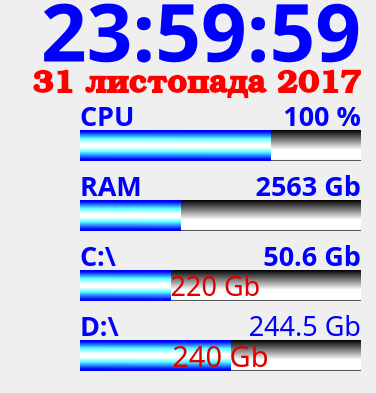
<?xml version="1.0" encoding="UTF-8"?>
<ui version="4.0">
 <class>Form</class>
 <widget class="QWidget" name="Form">
  <property name="geometry">
   <rect>
    <x>0</x>
    <y>0</y>
    <width>376</width>
    <height>393</height>
   </rect>
  </property>
  <property name="windowTitle">
   <string>StatusPC</string>
  </property>
  <widget class="QLabel" name="label">
   <property name="geometry">
    <rect>
     <x>10</x>
     <y>-20</y>
     <width>351</width>
     <height>101</height>
    </rect>
   </property>
   <property name="palette">
    <palette>
     <active>
      <colorrole role="WindowText">
       <brush brushstyle="SolidPattern">
        <color alpha="255">
         <red>0</red>
         <green>0</green>
         <blue>255</blue>
        </color>
       </brush>
      </colorrole>
      <colorrole role="ButtonText">
       <brush brushstyle="SolidPattern">
        <color alpha="255">
         <red>255</red>
         <green>0</green>
         <blue>0</blue>
        </color>
       </brush>
      </colorrole>
     </active>
     <inactive>
      <colorrole role="WindowText">
       <brush brushstyle="SolidPattern">
        <color alpha="255">
         <red>0</red>
         <green>0</green>
         <blue>255</blue>
        </color>
       </brush>
      </colorrole>
      <colorrole role="ButtonText">
       <brush brushstyle="SolidPattern">
        <color alpha="255">
         <red>255</red>
         <green>0</green>
         <blue>0</blue>
        </color>
       </brush>
      </colorrole>
     </inactive>
     <disabled>
      <colorrole role="WindowText">
       <brush brushstyle="SolidPattern">
        <color alpha="255">
         <red>120</red>
         <green>120</green>
         <blue>120</blue>
        </color>
       </brush>
      </colorrole>
      <colorrole role="ButtonText">
       <brush brushstyle="SolidPattern">
        <color alpha="255">
         <red>120</red>
         <green>120</green>
         <blue>120</blue>
        </color>
       </brush>
      </colorrole>
     </disabled>
    </palette>
   </property>
   <property name="font">
    <font>
     <family>Cooper Black</family>
     <pointsize>60</pointsize>
     <weight>75</weight>
     <bold>true</bold>
    </font>
   </property>
   <property name="text">
    <string>23:59:59</string>
   </property>
   <property name="alignment">
    <set>Qt::AlignRight|Qt::AlignTrailing|Qt::AlignVCenter</set>
   </property>
  </widget>
  <widget class="QLabel" name="label_2">
   <property name="geometry">
    <rect>
     <x>10</x>
     <y>60</y>
     <width>351</width>
     <height>51</height>
    </rect>
   </property>
   <property name="palette">
    <palette>
     <active>
      <colorrole role="WindowText">
       <brush brushstyle="SolidPattern">
        <color alpha="255">
         <red>255</red>
         <green>0</green>
         <blue>0</blue>
        </color>
       </brush>
      </colorrole>
     </active>
     <inactive>
      <colorrole role="WindowText">
       <brush brushstyle="SolidPattern">
        <color alpha="255">
         <red>255</red>
         <green>0</green>
         <blue>0</blue>
        </color>
       </brush>
      </colorrole>
     </inactive>
     <disabled>
      <colorrole role="WindowText">
       <brush brushstyle="SolidPattern">
        <color alpha="255">
         <red>120</red>
         <green>120</green>
         <blue>120</blue>
        </color>
       </brush>
      </colorrole>
     </disabled>
    </palette>
   </property>
   <property name="font">
    <font>
     <family>Bookman Old Style</family>
     <pointsize>24</pointsize>
     <weight>75</weight>
     <bold>true</bold>
    </font>
   </property>
   <property name="text">
    <string>31 листопада 2017</string>
   </property>
   <property name="alignment">
    <set>Qt::AlignRight|Qt::AlignTrailing|Qt::AlignVCenter</set>
   </property>
  </widget>
  <widget class="QLabel" name="label_3">
   <property name="geometry">
    <rect>
     <x>80</x>
     <y>100</y>
     <width>61</width>
     <height>31</height>
    </rect>
   </property>
   <property name="palette">
    <palette>
     <active>
      <colorrole role="WindowText">
       <brush brushstyle="SolidPattern">
        <color alpha="255">
         <red>0</red>
         <green>0</green>
         <blue>255</blue>
        </color>
       </brush>
      </colorrole>
     </active>
     <inactive>
      <colorrole role="WindowText">
       <brush brushstyle="SolidPattern">
        <color alpha="255">
         <red>0</red>
         <green>0</green>
         <blue>255</blue>
        </color>
       </brush>
      </colorrole>
     </inactive>
     <disabled>
      <colorrole role="WindowText">
       <brush brushstyle="SolidPattern">
        <color alpha="255">
         <red>120</red>
         <green>120</green>
         <blue>120</blue>
        </color>
       </brush>
      </colorrole>
     </disabled>
    </palette>
   </property>
   <property name="font">
    <font>
     <family>Cooper Black</family>
     <pointsize>20</pointsize>
     <weight>75</weight>
     <bold>true</bold>
    </font>
   </property>
   <property name="text">
    <string>CPU</string>
   </property>
  </widget>
  <widget class="QLabel" name="label_4">
   <property name="geometry">
    <rect>
     <x>220</x>
     <y>100</y>
     <width>141</width>
     <height>31</height>
    </rect>
   </property>
   <property name="palette">
    <palette>
     <active>
      <colorrole role="WindowText">
       <brush brushstyle="SolidPattern">
        <color alpha="255">
         <red>0</red>
         <green>0</green>
         <blue>255</blue>
        </color>
       </brush>
      </colorrole>
     </active>
     <inactive>
      <colorrole role="WindowText">
       <brush brushstyle="SolidPattern">
        <color alpha="255">
         <red>0</red>
         <green>0</green>
         <blue>255</blue>
        </color>
       </brush>
      </colorrole>
     </inactive>
     <disabled>
      <colorrole role="WindowText">
       <brush brushstyle="SolidPattern">
        <color alpha="255">
         <red>120</red>
         <green>120</green>
         <blue>120</blue>
        </color>
       </brush>
      </colorrole>
     </disabled>
    </palette>
   </property>
   <property name="font">
    <font>
     <family>Cooper Black</family>
     <pointsize>20</pointsize>
     <weight>75</weight>
     <bold>true</bold>
    </font>
   </property>
   <property name="text">
    <string>100 %</string>
   </property>
   <property name="alignment">
    <set>Qt::AlignRight|Qt::AlignTrailing|Qt::AlignVCenter</set>
   </property>
  </widget>
  <widget class="QLabel" name="label_6">
   <property name="geometry">
    <rect>
     <x>90</x>
     <y>150</y>
     <width>261</width>
     <height>31</height>
    </rect>
   </property>
   <property name="text">
    <string/>
   </property>
  </widget>
  <widget class="QLabel" name="label_7">
   <property name="geometry">
    <rect>
     <x>80</x>
     <y>130</y>
     <width>281</width>
     <height>31</height>
    </rect>
   </property>
   <property name="styleSheet">
    <string notr="true">background-color: qlineargradient(spread:pad, x1:1, y1:0, x2:1, y2:1, stop:0 rgba(0, 0, 0, 255), stop:0.636364 rgba(255, 255, 255, 255), stop:0.948864 rgba(255, 255, 255, 255), stop:1 rgba(0, 0, 0, 255));</string>
   </property>
   <property name="text">
    <string/>
   </property>
  </widget>
  <widget class="QLabel" name="label_8">
   <property name="geometry">
    <rect>
     <x>80</x>
     <y>130</y>
     <width>191</width>
     <height>31</height>
    </rect>
   </property>
   <property name="styleSheet">
    <string notr="true">background-color: qlineargradient(spread:pad, x1:0.994, y1:1, x2:1, y2:0, stop:0.0511364 rgba(0, 0, 255, 255), stop:0.289773 rgba(85, 255, 255, 255), stop:0.4375 rgba(255, 255, 255, 255), stop:0.556818 rgba(255, 255, 255, 255), stop:0.727273 rgba(85, 255, 255, 255), stop:0.943182 rgba(0, 0, 255, 255));</string>
   </property>
   <property name="text">
    <string/>
   </property>
  </widget>
  <widget class="QLabel" name="label_9">
   <property name="geometry">
    <rect>
     <x>80</x>
     <y>170</y>
     <width>81</width>
     <height>31</height>
    </rect>
   </property>
   <property name="palette">
    <palette>
     <active>
      <colorrole role="WindowText">
       <brush brushstyle="SolidPattern">
        <color alpha="255">
         <red>0</red>
         <green>0</green>
         <blue>255</blue>
        </color>
       </brush>
      </colorrole>
     </active>
     <inactive>
      <colorrole role="WindowText">
       <brush brushstyle="SolidPattern">
        <color alpha="255">
         <red>0</red>
         <green>0</green>
         <blue>255</blue>
        </color>
       </brush>
      </colorrole>
     </inactive>
     <disabled>
      <colorrole role="WindowText">
       <brush brushstyle="SolidPattern">
        <color alpha="255">
         <red>120</red>
         <green>120</green>
         <blue>120</blue>
        </color>
       </brush>
      </colorrole>
     </disabled>
    </palette>
   </property>
   <property name="font">
    <font>
     <family>Cooper Black</family>
     <pointsize>20</pointsize>
     <weight>75</weight>
     <bold>true</bold>
    </font>
   </property>
   <property name="text">
    <string>RAM</string>
   </property>
  </widget>
  <widget class="QLabel" name="label_10">
   <property name="geometry">
    <rect>
     <x>220</x>
     <y>170</y>
     <width>141</width>
     <height>31</height>
    </rect>
   </property>
   <property name="palette">
    <palette>
     <active>
      <colorrole role="WindowText">
       <brush brushstyle="SolidPattern">
        <color alpha="255">
         <red>0</red>
         <green>0</green>
         <blue>255</blue>
        </color>
       </brush>
      </colorrole>
     </active>
     <inactive>
      <colorrole role="WindowText">
       <brush brushstyle="SolidPattern">
        <color alpha="255">
         <red>0</red>
         <green>0</green>
         <blue>255</blue>
        </color>
       </brush>
      </colorrole>
     </inactive>
     <disabled>
      <colorrole role="WindowText">
       <brush brushstyle="SolidPattern">
        <color alpha="255">
         <red>120</red>
         <green>120</green>
         <blue>120</blue>
        </color>
       </brush>
      </colorrole>
     </disabled>
    </palette>
   </property>
   <property name="font">
    <font>
     <family>Cooper Black</family>
     <pointsize>20</pointsize>
     <weight>75</weight>
     <bold>true</bold>
    </font>
   </property>
   <property name="text">
    <string>2563 Gb</string>
   </property>
   <property name="alignment">
    <set>Qt::AlignRight|Qt::AlignTrailing|Qt::AlignVCenter</set>
   </property>
  </widget>
  <widget class="QLabel" name="label_12">
   <property name="geometry">
    <rect>
     <x>80</x>
     <y>200</y>
     <width>281</width>
     <height>31</height>
    </rect>
   </property>
   <property name="styleSheet">
    <string notr="true">background-color: qlineargradient(spread:pad, x1:1, y1:0, x2:1, y2:1, stop:0 rgba(0, 0, 0, 255), stop:0.636364 rgba(255, 255, 255, 255), stop:0.948864 rgba(255, 255, 255, 255), stop:1 rgba(0, 0, 0, 255));</string>
   </property>
   <property name="text">
    <string/>
   </property>
  </widget>
  <widget class="QLabel" name="label_13">
   <property name="geometry">
    <rect>
     <x>80</x>
     <y>200</y>
     <width>101</width>
     <height>31</height>
    </rect>
   </property>
   <property name="styleSheet">
    <string notr="true">background-color: qlineargradient(spread:pad, x1:0.994, y1:1, x2:1, y2:0, stop:0.0511364 rgba(0, 0, 255, 255), stop:0.289773 rgba(85, 255, 255, 255), stop:0.4375 rgba(255, 255, 255, 255), stop:0.556818 rgba(255, 255, 255, 255), stop:0.727273 rgba(85, 255, 255, 255), stop:0.943182 rgba(0, 0, 255, 255));</string>
   </property>
   <property name="text">
    <string/>
   </property>
  </widget>
  <widget class="QLabel" name="label_14">
   <property name="geometry">
    <rect>
     <x>80</x>
     <y>240</y>
     <width>47</width>
     <height>31</height>
    </rect>
   </property>
   <property name="palette">
    <palette>
     <active>
      <colorrole role="WindowText">
       <brush brushstyle="SolidPattern">
        <color alpha="255">
         <red>0</red>
         <green>0</green>
         <blue>255</blue>
        </color>
       </brush>
      </colorrole>
     </active>
     <inactive>
      <colorrole role="WindowText">
       <brush brushstyle="SolidPattern">
        <color alpha="255">
         <red>0</red>
         <green>0</green>
         <blue>255</blue>
        </color>
       </brush>
      </colorrole>
     </inactive>
     <disabled>
      <colorrole role="WindowText">
       <brush brushstyle="SolidPattern">
        <color alpha="255">
         <red>120</red>
         <green>120</green>
         <blue>120</blue>
        </color>
       </brush>
      </colorrole>
     </disabled>
    </palette>
   </property>
   <property name="font">
    <font>
     <family>Cooper Black</family>
     <pointsize>20</pointsize>
     <weight>75</weight>
     <bold>true</bold>
    </font>
   </property>
   <property name="text">
    <string>C:\</string>
   </property>
  </widget>
  <widget class="QLabel" name="label_15">
   <property name="geometry">
    <rect>
     <x>220</x>
     <y>240</y>
     <width>141</width>
     <height>31</height>
    </rect>
   </property>
   <property name="palette">
    <palette>
     <active>
      <colorrole role="WindowText">
       <brush brushstyle="SolidPattern">
        <color alpha="255">
         <red>0</red>
         <green>0</green>
         <blue>255</blue>
        </color>
       </brush>
      </colorrole>
     </active>
     <inactive>
      <colorrole role="WindowText">
       <brush brushstyle="SolidPattern">
        <color alpha="255">
         <red>0</red>
         <green>0</green>
         <blue>255</blue>
        </color>
       </brush>
      </colorrole>
     </inactive>
     <disabled>
      <colorrole role="WindowText">
       <brush brushstyle="SolidPattern">
        <color alpha="255">
         <red>120</red>
         <green>120</green>
         <blue>120</blue>
        </color>
       </brush>
      </colorrole>
     </disabled>
    </palette>
   </property>
   <property name="font">
    <font>
     <family>Cooper Black</family>
     <pointsize>20</pointsize>
     <weight>75</weight>
     <bold>true</bold>
    </font>
   </property>
   <property name="text">
    <string>50.6 Gb</string>
   </property>
   <property name="alignment">
    <set>Qt::AlignRight|Qt::AlignTrailing|Qt::AlignVCenter</set>
   </property>
  </widget>
  <widget class="QLabel" name="label_17">
   <property name="geometry">
    <rect>
     <x>80</x>
     <y>270</y>
     <width>281</width>
     <height>31</height>
    </rect>
   </property>
   <property name="styleSheet">
    <string notr="true">background-color: qlineargradient(spread:pad, x1:1, y1:0, x2:1, y2:1, stop:0 rgba(0, 0, 0, 255), stop:0.636364 rgba(255, 255, 255, 255), stop:0.948864 rgba(255, 255, 255, 255), stop:1 rgba(0, 0, 0, 255));</string>
   </property>
   <property name="text">
    <string/>
   </property>
  </widget>
  <widget class="QLabel" name="label_18">
   <property name="geometry">
    <rect>
     <x>80</x>
     <y>270</y>
     <width>91</width>
     <height>31</height>
    </rect>
   </property>
   <property name="styleSheet">
    <string notr="true">background-color: qlineargradient(spread:pad, x1:0.994, y1:1, x2:1, y2:0, stop:0.0511364 rgba(0, 0, 255, 255), stop:0.289773 rgba(85, 255, 255, 255), stop:0.4375 rgba(255, 255, 255, 255), stop:0.556818 rgba(255, 255, 255, 255), stop:0.727273 rgba(85, 255, 255, 255), stop:0.943182 rgba(0, 0, 255, 255));</string>
   </property>
   <property name="text">
    <string/>
   </property>
  </widget>
  <widget class="QLabel" name="label_19">
   <property name="geometry">
    <rect>
     <x>80</x>
     <y>310</y>
     <width>47</width>
     <height>31</height>
    </rect>
   </property>
   <property name="palette">
    <palette>
     <active>
      <colorrole role="WindowText">
       <brush brushstyle="SolidPattern">
        <color alpha="255">
         <red>0</red>
         <green>0</green>
         <blue>255</blue>
        </color>
       </brush>
      </colorrole>
     </active>
     <inactive>
      <colorrole role="WindowText">
       <brush brushstyle="SolidPattern">
        <color alpha="255">
         <red>0</red>
         <green>0</green>
         <blue>255</blue>
        </color>
       </brush>
      </colorrole>
     </inactive>
     <disabled>
      <colorrole role="WindowText">
       <brush brushstyle="SolidPattern">
        <color alpha="255">
         <red>120</red>
         <green>120</green>
         <blue>120</blue>
        </color>
       </brush>
      </colorrole>
     </disabled>
    </palette>
   </property>
   <property name="font">
    <font>
     <family>Cooper Black</family>
     <pointsize>20</pointsize>
     <weight>75</weight>
     <bold>true</bold>
    </font>
   </property>
   <property name="text">
    <string>D:\</string>
   </property>
  </widget>
  <widget class="QLabel" name="label_20">
   <property name="geometry">
    <rect>
     <x>220</x>
     <y>310</y>
     <width>141</width>
     <height>31</height>
    </rect>
   </property>
   <property name="palette">
    <palette>
     <active>
      <colorrole role="WindowText">
       <brush brushstyle="SolidPattern">
        <color alpha="255">
         <red>0</red>
         <green>0</green>
         <blue>255</blue>
        </color>
       </brush>
      </colorrole>
     </active>
     <inactive>
      <colorrole role="WindowText">
       <brush brushstyle="SolidPattern">
        <color alpha="255">
         <red>0</red>
         <green>0</green>
         <blue>255</blue>
        </color>
       </brush>
      </colorrole>
     </inactive>
     <disabled>
      <colorrole role="WindowText">
       <brush brushstyle="SolidPattern">
        <color alpha="255">
         <red>120</red>
         <green>120</green>
         <blue>120</blue>
        </color>
       </brush>
      </colorrole>
     </disabled>
    </palette>
   </property>
   <property name="font">
    <font>
     <family>Cooper Black</family>
     <pointsize>20</pointsize>
    </font>
   </property>
   <property name="text">
    <string>244.5 Gb</string>
   </property>
   <property name="alignment">
    <set>Qt::AlignRight|Qt::AlignTrailing|Qt::AlignVCenter</set>
   </property>
  </widget>
  <widget class="QLabel" name="label_22">
   <property name="geometry">
    <rect>
     <x>80</x>
     <y>340</y>
     <width>281</width>
     <height>31</height>
    </rect>
   </property>
   <property name="styleSheet">
    <string notr="true">background-color: qlineargradient(spread:pad, x1:1, y1:0, x2:1, y2:1, stop:0 rgba(0, 0, 0, 255), stop:0.636364 rgba(255, 255, 255, 255), stop:0.948864 rgba(255, 255, 255, 255), stop:1 rgba(0, 0, 0, 255));</string>
   </property>
   <property name="text">
    <string/>
   </property>
  </widget>
  <widget class="QLabel" name="label_23">
   <property name="geometry">
    <rect>
     <x>80</x>
     <y>340</y>
     <width>151</width>
     <height>31</height>
    </rect>
   </property>
   <property name="styleSheet">
    <string notr="true">background-color: qlineargradient(spread:pad, x1:0.994, y1:1, x2:1, y2:0, stop:0.0511364 rgba(0, 0, 255, 255), stop:0.289773 rgba(85, 255, 255, 255), stop:0.4375 rgba(255, 255, 255, 255), stop:0.556818 rgba(255, 255, 255, 255), stop:0.727273 rgba(85, 255, 255, 255), stop:0.943182 rgba(0, 0, 255, 255));</string>
   </property>
   <property name="text">
    <string/>
   </property>
  </widget>
  <widget class="QLabel" name="label_24">
   <property name="geometry">
    <rect>
     <x>80</x>
     <y>270</y>
     <width>271</width>
     <height>31</height>
    </rect>
   </property>
   <property name="palette">
    <palette>
     <active>
      <colorrole role="WindowText">
       <brush brushstyle="SolidPattern">
        <color alpha="255">
         <red>222</red>
         <green>0</green>
         <blue>0</blue>
        </color>
       </brush>
      </colorrole>
     </active>
     <inactive>
      <colorrole role="WindowText">
       <brush brushstyle="SolidPattern">
        <color alpha="255">
         <red>222</red>
         <green>0</green>
         <blue>0</blue>
        </color>
       </brush>
      </colorrole>
     </inactive>
     <disabled>
      <colorrole role="WindowText">
       <brush brushstyle="SolidPattern">
        <color alpha="255">
         <red>120</red>
         <green>120</green>
         <blue>120</blue>
        </color>
       </brush>
      </colorrole>
     </disabled>
    </palette>
   </property>
   <property name="font">
    <font>
     <family>Cooper Black</family>
     <pointsize>20</pointsize>
    </font>
   </property>
   <property name="text">
    <string>220 Gb</string>
   </property>
   <property name="alignment">
    <set>Qt::AlignCenter</set>
   </property>
  </widget>
  <widget class="QLabel" name="label_25">
   <property name="geometry">
    <rect>
     <x>80</x>
     <y>340</y>
     <width>281</width>
     <height>31</height>
    </rect>
   </property>
   <property name="palette">
    <palette>
     <active>
      <colorrole role="WindowText">
       <brush brushstyle="SolidPattern">
        <color alpha="255">
         <red>222</red>
         <green>0</green>
         <blue>0</blue>
        </color>
       </brush>
      </colorrole>
     </active>
     <inactive>
      <colorrole role="WindowText">
       <brush brushstyle="SolidPattern">
        <color alpha="255">
         <red>222</red>
         <green>0</green>
         <blue>0</blue>
        </color>
       </brush>
      </colorrole>
     </inactive>
     <disabled>
      <colorrole role="WindowText">
       <brush brushstyle="SolidPattern">
        <color alpha="255">
         <red>120</red>
         <green>120</green>
         <blue>120</blue>
        </color>
       </brush>
      </colorrole>
     </disabled>
    </palette>
   </property>
   <property name="font">
    <font>
     <family>Cooper Black</family>
     <pointsize>22</pointsize>
    </font>
   </property>
   <property name="text">
    <string>240 Gb</string>
   </property>
   <property name="alignment">
    <set>Qt::AlignCenter</set>
   </property>
  </widget>
 </widget>
 <resources/>
 <connections/>
</ui>
